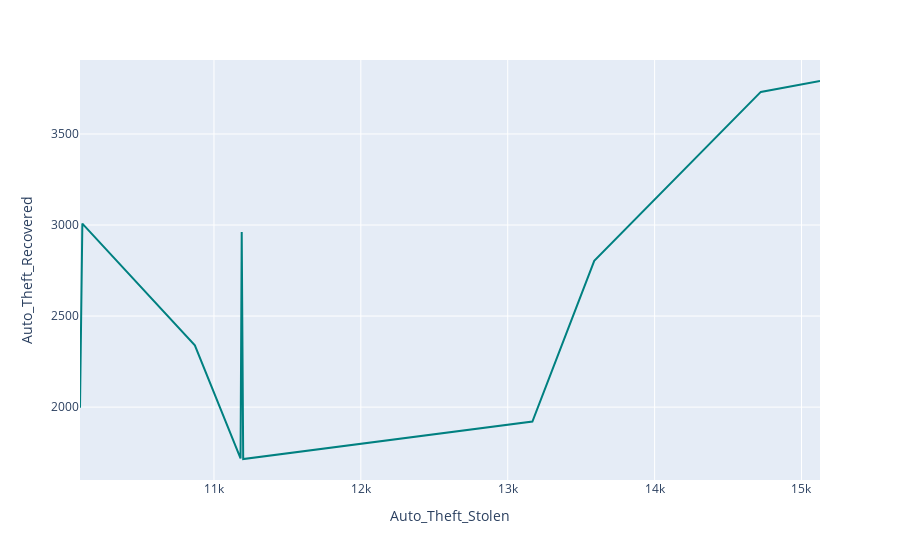

Notebook code cell kept with this figure:
### Code cell
motor_c = data2[data2['Sub_Group_Name']=='1. Motor Cycles/ Scooters']

g4 = pd.DataFrame(motor_c.groupby(['Auto_Theft_Recovered'])['Auto_Theft_Stolen'].sum().reset_index())
g4_sorted = g4.sort_values(['Auto_Theft_Stolen'],ascending=True)
fig = px.line(g4_sorted.iloc[-10:,:], y='Auto_Theft_Recovered', x='Auto_Theft_Stolen',
             orientation='h',color_discrete_sequence=['#008080'])
fig.show()

### Figure 1 — Plotly figure (JSON) as saved in the notebook; plotly's stock layout.template omitted (floating-point values rounded to 4 significant figures)
{"data": [{"hovertemplate": "Auto_Theft_Stolen=%{x}<br>Auto_Theft_Recovered=%{y}<extra></extra>", "legendgroup": "", "line": {"color": "#008080", "dash": "solid"}, "marker": {"symbol": "circle"}, "mode": "lines", "name": "", "orientation": "h", "showlegend": false, "type": "scatter", "x": [10088, 10104, 10870, 11181, 11189, 11199, 13168, 13589, 14723, 15126], "xaxis": "x", "y": [1997, 3008, 2339, 1718, 2961, 1715, 1921, 2803, 3731, 3791], "yaxis": "y"}], "layout": {"legend": {"tracegroupgap": 0}, "margin": {"t": 60}, "xaxis": {"anchor": "y", "domain": [0, 1], "title": {"text": "Auto_Theft_Stolen"}}, "yaxis": {"anchor": "x", "domain": [0, 1], "title": {"text": "Auto_Theft_Recovered"}}}}
